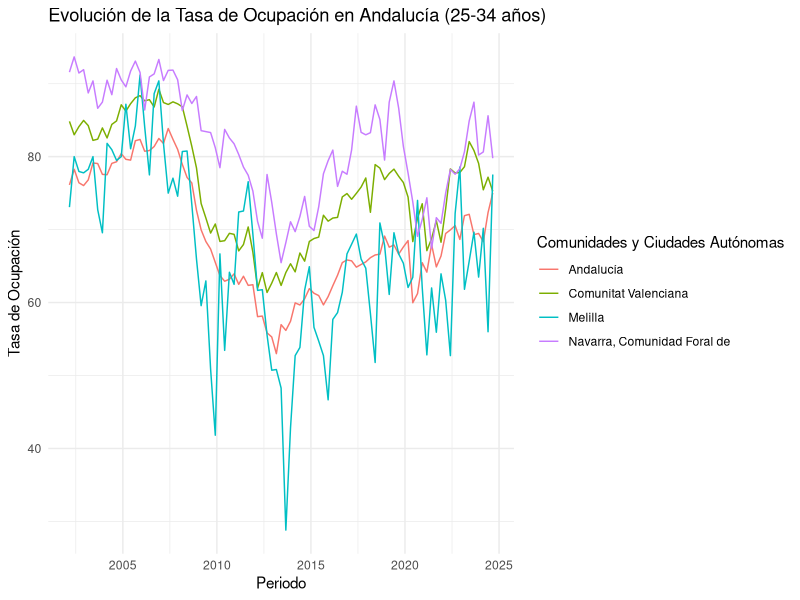
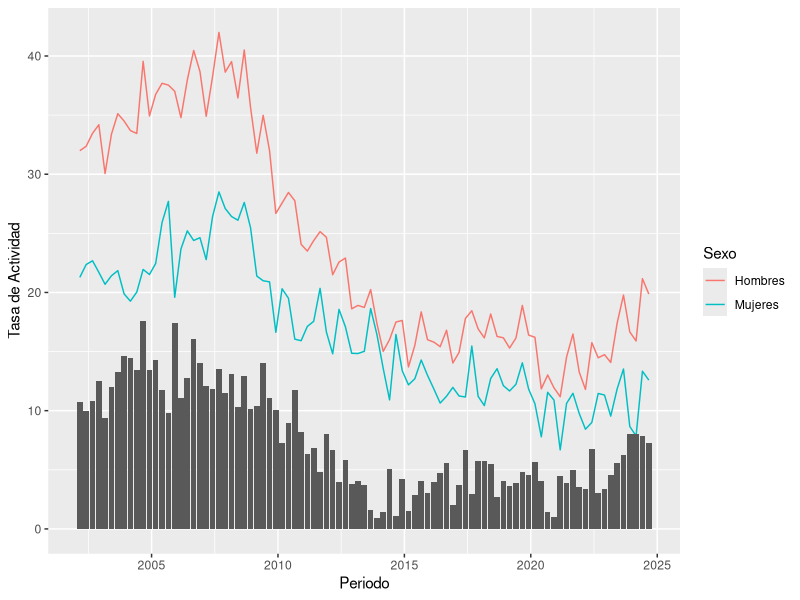

Source code (R) for these figures, in order:
## ---- chunk 1
knitr::opts_chunk$set(echo = TRUE)
## ---- chunk 2
library("readr")
library("dplyr")
library("tidyr")
library("ggplot2")
## ---- chunk 3
rm(list = ls())

# https://www.ine.es/jaxiT3/files/t/es/csv_bdsc/65285.csv?nocab=1
# Población total
Poblacion <- read_delim("data/Poblacion Total.csv", 
    delim = ";", escape_double = FALSE, col_types = cols(Total = col_number()), 
    locale = locale(decimal_mark = ",", grouping_mark = "."), 
    trim_ws = TRUE)

# Activos
Activos <- read_delim("data/Activos.csv", 
    delim = ";", escape_double = FALSE, col_types = cols(Total = col_number()), 
    locale = locale(decimal_mark = ",", grouping_mark = "."), 
    trim_ws = TRUE)

# Inactivos
Inactivos <- read_delim("data/Inactivos.csv", 
    delim = ";", escape_double = FALSE, col_types = cols(Total = col_number()), 
    locale = locale(decimal_mark = ",", grouping_mark = "."), 
    trim_ws = TRUE)

# Ocupados
Ocupados <- read_delim("data/Ocupados.csv", 
    delim = ";", escape_double = FALSE, col_types = cols(Total = col_number()), 
    locale = locale(decimal_mark = ",", grouping_mark = "."), 
    trim_ws = TRUE)

# Parados
Parados <- read_delim("data/Parados.csv", 
    delim = ";", escape_double = FALSE, col_types = cols(Total = col_number()), 
    locale = locale(decimal_mark = ",", grouping_mark = "."), 
    trim_ws = TRUE)
## ---- chunk 4
Poblacion_edad_trabajar <- Poblacion %>%
  rename(`Población en edad de trabajar` = `Total`) %>%
  filter(Edad != "Menores de 16") %>%
  select(-contains("Total Nacional")) %>%
  mutate(`Comunidades y Ciudades Autónomas` = replace_na(`Comunidades y Ciudades Autónomas`, "Total Nacional"))

Activos <- Activos %>%
  rename(`Activos` = `Total`)

Inactivos <- Inactivos %>%
  rename(`Inactivos` = `Total`)

Ocupados <- Ocupados %>%
  rename(`Ocupados` = `Total`)
  
Parados <- Parados %>%
  rename(`Parados` = `Total`)
## ---- chunk 5
Poblacion_edad_trabajar <- Poblacion_edad_trabajar %>%
  mutate(Edad = ifelse(Edad %in% c("De 55 a 64 años", "65 y más años"), "55 y más años", Edad)) %>%
  group_by(Sexo, `Comunidades y Ciudades Autónomas`, Edad, Periodo) %>%
  summarise(`Población en edad de trabajar` = sum(`Población en edad de trabajar`, na.rm = TRUE), .groups = 'drop')

Inactivos <- Inactivos %>%
  mutate(Edad = ifelse(Edad %in% c("De 55 a 64 años", "65 y más años"), "55 y más años", Edad)) %>%
  group_by(Sexo, `Comunidades y Ciudades Autónomas`, Edad, Periodo) %>%
  summarise(`Inactivos` = sum(`Inactivos`, na.rm = TRUE), .groups = 'drop')
## ---- chunk 6
Poblacion_edad_trabajar <- Poblacion_edad_trabajar %>%
  mutate(Edad = ifelse(Edad == "55 y más años", "De 55 y más años", Edad)) %>%
  arrange(Sexo, `Comunidades y Ciudades Autónomas`, Edad, Periodo)

Activos <- Activos %>%
  mutate(Edad = ifelse(Edad == "55 y más años", "De 55 y más años", Edad)) %>%
  arrange(Sexo, `Comunidades y Ciudades Autónomas`, Edad, Periodo)

Inactivos <- Inactivos %>%
  mutate(Edad = ifelse(Edad == "55 y más años", "De 55 y más años", Edad)) %>%
  arrange(Sexo, `Comunidades y Ciudades Autónomas`, Edad, Periodo)

Ocupados <- Ocupados %>%
  mutate(Edad = ifelse(Edad == "55 y más años", "De 55 y más años", Edad)) %>%
  arrange(Sexo, `Comunidades y Ciudades Autónomas`, Edad, Periodo)

Parados <- Parados %>%
  mutate(Edad = ifelse(Edad == "55 y más años", "De 55 y más años", Edad)) %>%
  arrange(Sexo, `Comunidades y Ciudades Autónomas`, Edad, Periodo)
## ---- chunk 7
# Almacenamos todos los datasets en uno
datos <- Poblacion_edad_trabajar %>%
  mutate(Activos = Activos$Activos) %>%
  mutate(Inactivos = Inactivos$Inactivos) %>%
  mutate(Ocupados = Ocupados$Ocupados) %>%
  mutate(Parados = Parados$Parados) %>%
  mutate(`Comunidades y Ciudades Autónomas` = gsub("^\\d{2} ", "", `Comunidades y Ciudades Autónomas`))

sacarFechas <- function(x) {
  año <- as.numeric(substr(x, 1, 4))
  trimestre <- substr(x, 6, 6)
  mes <- switch(trimestre, "1" = "03", "2" = "06", "3" = "09", "4" = "12")
  paste(año, mes, "01", sep = "-")
}

datos$Periodo <- as.Date(sapply(datos$Periodo, sacarFechas), format = "%Y-%m-%d")


# Borramos los datasets innecesarios
rm(list = setdiff(ls(), "datos"))
## ---- chunk 8
datos <- datos %>%
  mutate(`Tasa de Actividad` = (datos$Activos/datos$`Población en edad de trabajar`)*100) %>%
  mutate(`Tasa de Inactividad` = (datos$Inactivos/datos$`Población en edad de trabajar`)*100) %>%
  mutate(`Tasa de Ocupación` = (datos$Ocupados/datos$`Población en edad de trabajar`)*100) %>%
  mutate(`Tasa de Empleo` = (datos$Ocupados/datos$Activos)*100) %>%
  mutate(`Tasa de Desempleo` = (datos$Parados/datos$Activos)*100)
## ---- chunk 9
# Filtrar los datos para Andalucía y edad de 16 a 19 años
data_filtered <- datos %>%
  filter(Sexo == "Hombres" &
         `Comunidades y Ciudades Autónomas` %in% c("Andalucía", "Navarra, Comunidad Foral de", "Comunitat Valenciana", "Melilla") &
         Edad == "De 25 a 34 años")

# Crear el gráfico
ggplot(data_filtered, aes(x = Periodo, y = `Tasa de Ocupación`, colour = `Comunidades y Ciudades Autónomas`)) +
  geom_line() +
  labs(title = "Evolución de la Tasa de Ocupación en Andalucía (25-34 años)",
       x = "Periodo",
       y = "Tasa de Ocupación") +
  theme_minimal()
## ---- chunk 10
# Filtrar los datos para Andalucía y edad de 16 a 19 años
data_filtered <- datos %>%
  filter(Sexo %in% c("Hombres", "Mujeres"),
         `Comunidades y Ciudades Autónomas` == "Andalucía" &
         Edad == "De 16 a 19 años")

# Calcular la diferencia de Tasa de Actividad entre Hombres y Mujeres
data_diff <- data_filtered %>%
  group_by(Periodo) %>%
  summarise(Diferencia = `Tasa de Actividad`[Sexo == "Hombres"] - `Tasa de Actividad`[Sexo == "Mujeres"],
            .groups = 'drop')

# Crear el gráfico
ggplot(data_filtered, aes(x = Periodo, y = `Tasa de Actividad`)) +
  geom_line(aes(colour = Sexo)) +
  geom_col(data = data_diff, aes(x = Periodo, y = Diferencia))
  labs(title = "Evolución de la Tasa de Actividad en Andalucía (16-19 años)",
       x = "Periodo",
       y = "Tasa de Actividad") +
  theme_minimal()

